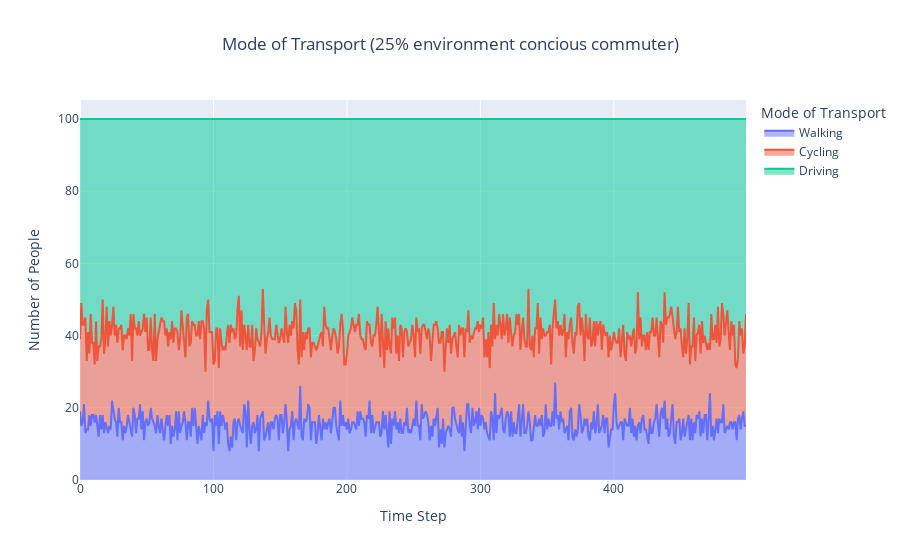

Here is the notebook cell this chart was saved with:
### Markdown cell above
## Scenario 25%

### Code cell
import pandas as pd
import plotly.express as px
import os

df = pd.read_csv('./NetLogo Model/outputs_25.csv')

# Create line chart using plotly
fig = px.area(df, title='Mode of Transport (25% environment concious commuter)', labels={'value':'Number of People', 'index':'Time Step', 'variable':'Mode'})

# Update layout for better readability
fig.update_layout(title_x=0.5,  # Center the title
                  xaxis_title='Time Step',
                  yaxis_title='Number of People',
                  legend_title='Mode of Transport')

# Save visualisation image in folder visualisations
os.makedirs("results_2/visualisations", exist_ok=True)
fig.write_image("results_2/visualisations/v25_fill.png")

#Optionally display the figure
fig.show()

### Figure 1 — Plotly figure (JSON) as saved in the notebook; plotly's stock layout.template omitted (floating-point values rounded to 4 significant figures; data arrays with more than 128 entries replaced by an {"elided": "..."} marker saying what was removed)
{"data": [{"fillpattern": {"shape": ""}, "hovertemplate": "Mode=Walking<br>Time Step=%{x}<br>Number of People=%{y}<extra></extra>", "legendgroup": "Walking", "line": {"color": "#636efa"}, "marker": {"symbol": "circle"}, "mode": "lines", "name": "Walking", "orientation": "v", "showlegend": true, "stackgroup": "1", "type": "scatter", "x": {"elided": "500 int values"}, "xaxis": "x", "y": {"elided": "500 int values"}, "yaxis": "y"}, {"fillpattern": {"shape": ""}, "hovertemplate": "Mode=Cycling<br>Time Step=%{x}<br>Number of People=%{y}<extra></extra>", "legendgroup": "Cycling", "line": {"color": "#EF553B"}, "marker": {"symbol": "circle"}, "mode": "lines", "name": "Cycling", "orientation": "v", "showlegend": true, "stackgroup": "1", "type": "scatter", "x": {"elided": "500 int values"}, "xaxis": "x", "y": {"elided": "500 int values"}, "yaxis": "y"}, {"fillpattern": {"shape": ""}, "hovertemplate": "Mode=Driving<br>Time Step=%{x}<br>Number of People=%{y}<extra></extra>", "legendgroup": "Driving", "line": {"color": "#00cc96"}, "marker": {"symbol": "circle"}, "mode": "lines", "name": "Driving", "orientation": "v", "showlegend": true, "stackgroup": "1", "type": "scatter", "x": {"elided": "500 int values"}, "xaxis": "x", "y": {"elided": "500 int values"}, "yaxis": "y"}], "layout": {"legend": {"title": {"text": "Mode of Transport"}, "tracegroupgap": 0}, "title": {"text": "Mode of Transport (25% environment concious commuter)", "x": 0.5}, "xaxis": {"anchor": "y", "domain": [0, 1], "title": {"text": "Time Step"}}, "yaxis": {"anchor": "x", "domain": [0, 1], "title": {"text": "Number of People"}}}}
